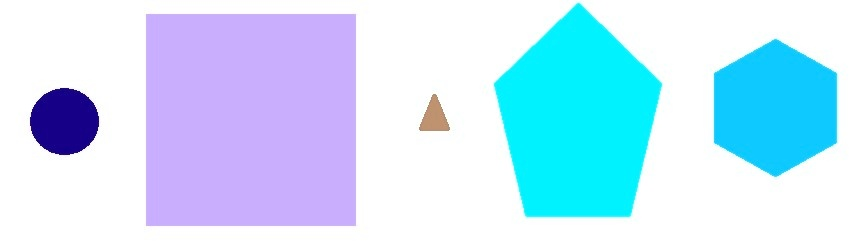
#> input picture 3_image_processing/bgr_image.jpg, 864 x 245 px
$ python -i image_processor.py   (imports and definitions only)
#> lines starting #> are read from the running program, lines starting #| are printed output that depends on the picture; after the words box and inside, x2 and y2 are one past the last pixel; in counts of white or black regions, pixels touching at a corner belong together
"""
MyImageProcessor Module

This module defines a class, 'MyImageProcessor', for processing images including color conversion, resizing,
adding frames, finding the center, and detecting faces.

Classes
-------
MyImageProcessor:
    A class for processing images.

Example
-------
image_processor = MyImageProcessor('image.jpg')
image_processor.bgr_2_rgb_convertor()
image_processor.bgr_2_gray_scale_convertor()
image_processor._50_percent_resizer()
image_processor.bgr_image_writer('output_image.jpg')
framed_image = image_processor.frame_it('framed_image.jpg')
center_image = image_processor.find_center('center_image.jpg')
detected_faces_image, num_faces = image_processor.detect_faces()
"""

import cv2
import matplotlib.pyplot as plt


class MyImageProcessor:
    """
    MyImageProcessor Class

    This class provides methods for processing images including color conversion, resizing,
    adding frames, finding the center, and detecting faces.

    Attributes
    ----------
    image_path : str
        Path to the image file.
    image : NumPy.Array
        Loaded image.

    Methods
    -------
    __init__(image_path: str) -> None:
        Constructor for the MyImageProcessor class.
    bgr_2_rgb_convertor() -> np.ndarray:
        Converts the BGR image to RGB and displays it.
    bgr_2_gray_scale_convertor() -> np.ndarray:
        Converts the BGR image to grayscale and displays it.
    _50_percent_resizer() -> np.ndarray:
        Resizes the image to 50% and displays it.
    bgr_image_writer(output_image_path: str) -> None:
        Writes the BGR image to the specified output path.
    frame_it(output_image_with_frame_path: str) -> np.ndarray:
        Adds a red frame around the image and saves it.
    find_center(output_image_with_center: str) -> np.ndarray:
        Finds the center of the image and marks it with a red circle.
    detect_faces() -> tuple:
        Detects faces in the image using a Haar cascade classifier and returns the image with
        detected faces and the number of faces found.

    Example
    -------
    image_processor = MyImageProcessor('image.jpg')
    image_processor.bgr_2_rgb_convertor()
    image_processor.bgr_2_gray_scale_convertor()
    image_processor._50_percent_resizer()
    image_processor.bgr_image_writer('output_image.jpg')
    framed_image = image_processor.frame_it('framed_image.jpg')
    center_image = image_processor.find_center('center_image.jpg')
    detected_faces_image, num_faces = image_processor.detect_faces()
    """
    def __init__(self, image_path):
        """
        Constructor for the MyImageProcessor class.

        Parameters
        ----------
        image_path : str
            Path to the image file.

        Returns
        -------
        None
        """
#> called with image_path = 'bgr_image.jpg'
        self.image_path = image_path
        self.image = cv2.imread(image_path)
#> self.image is the input picture: shape (245, 864, 3); mean B, G, R 251.5, 228.3, 194.5

    # [103 lines left out: functions bgr_2_rgb_convertor, bgr_2_gray_scale_convertor, _50_percent_resizer, bgr_image_writer, frame_it, find_center, not called in this run]

    def detect_faces(self):
        """
        Detects faces in the image using a Haar cascade classifier and returns the image with
        detected faces and the number of faces found.

        Returns
        -------
        tuple
            Tuple containing the image with detected faces and the number of faces found.
        """
        face_cascade = cv2.CascadeClassifier(cv2.data.haarcascades + 'haarcascade_frontalface_default.xml')
        gray_image = cv2.cvtColor(self.image, cv2.COLOR_BGR2GRAY)
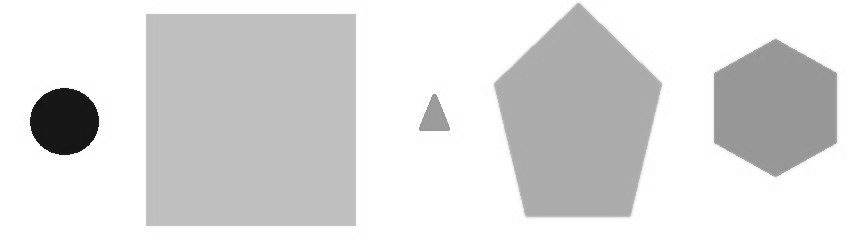
#> gray_image: shape (245, 864); min 15, max 255, mean 220.8
        faces = face_cascade.detectMultiScale(gray_image, scaleFactor=1.1, minNeighbors=5)
#> faces = ()

        faces_image = self.image.copy()
        for (x, y, w, h) in faces: # Create rect per each found face
            cv2.rectangle(faces_image, (x, y), (x + w, y + h), (0, 0, 255), 2)
#> this loop made 0 passes

        faces_counter = len(faces)
#> faces_counter = 0
        return cv2.cvtColor(faces_image, cv2.COLOR_BGR2RGB), faces_counter

>>> result = MyImageProcessor('bgr_image.jpg').detect_faces()

$ run again, on 3_image_processing/facedetect.jpg
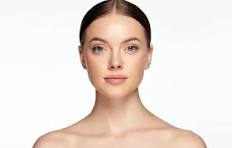
#> input picture 3_image_processing/facedetect.jpg, 232 x 148 px
#> in __init__, self.image is the input picture: shape (148, 232, 3); mean B, G, R 215.5, 222.3, 234
#> in detect_faces, `gray_image = cv2.cvtColor(self.image, cv2.COLOR_BGR2GRAY)`:
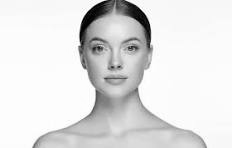
#> gray_image: shape (148, 232); min 0, max 255, mean 225
#> faces = [[77, 17, 77, 77]]
#> the loop in detect_faces, `for (x, y, w, h) in faces:` made 1 pass
#> after the loop in detect_faces, `for (x, y, w, h) in faces:`:
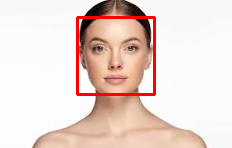
#> faces_image: shape (148, 232, 3); 2.68% of pixels changed, all inside (x1, y1, x2, y2) = (76, 16, 156, 96)
#> faces_counter = 1
